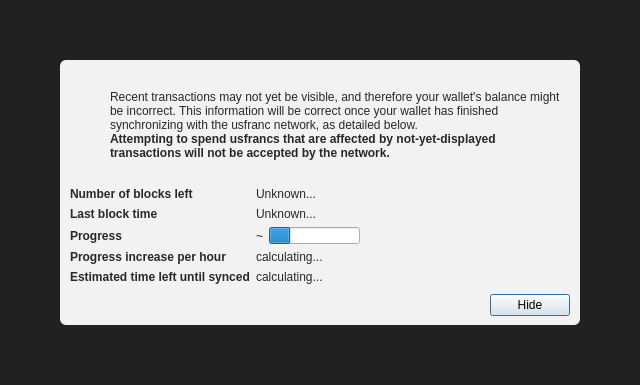
<?xml version="1.0" encoding="UTF-8"?>
<ui version="4.0">
 <class>ModalOverlay</class>
 <widget class="QWidget" name="ModalOverlay">
  <property name="geometry">
   <rect>
    <x>0</x>
    <y>0</y>
    <width>640</width>
    <height>385</height>
   </rect>
  </property>
  <property name="windowTitle">
   <string>Form</string>
  </property>
  <layout class="QVBoxLayout" name="verticalLayout" stretch="0">
   <property name="sizeConstraint">
    <enum>QLayout::SetDefaultConstraint</enum>
   </property>
   <property name="leftMargin">
    <number>0</number>
   </property>
   <property name="topMargin">
    <number>0</number>
   </property>
   <property name="rightMargin">
    <number>0</number>
   </property>
   <property name="bottomMargin">
    <number>0</number>
   </property>
   <item>
    <widget class="QWidget" name="bgWidget" native="true">
     <property name="styleSheet">
      <string notr="true">#bgWidget { background: rgba(0,0,0,220); }</string>
     </property>
     <layout class="QVBoxLayout" name="verticalLayoutMain" stretch="1">
      <property name="leftMargin">
       <number>60</number>
      </property>
      <property name="topMargin">
       <number>60</number>
      </property>
      <property name="rightMargin">
       <number>60</number>
      </property>
      <property name="bottomMargin">
       <number>60</number>
      </property>
      <item>
       <widget class="QWidget" name="contentWidget" native="true">
        <property name="styleSheet">
         <string notr="true">#contentWidget { background: rgba(255,255,255,240); border-radius: 6px; }

QLabel { color: rgb(40,40,40);  }</string>
        </property>
        <layout class="QVBoxLayout" name="verticalLayoutSub" stretch="1,0,0,0">
         <property name="spacing">
          <number>0</number>
         </property>
         <property name="leftMargin">
          <number>10</number>
         </property>
         <property name="topMargin">
          <number>10</number>
         </property>
         <property name="rightMargin">
          <number>10</number>
         </property>
         <property name="bottomMargin">
          <number>10</number>
         </property>
         <item>
          <layout class="QHBoxLayout" name="horizontalLayoutIconText" stretch="0,1">
           <property name="topMargin">
            <number>20</number>
           </property>
           <item>
            <layout class="QVBoxLayout" name="verticalLayoutIcon">
             <property name="leftMargin">
              <number>0</number>
             </property>
             <item>
              <widget class="QPushButton" name="warningIcon">
               <property name="enabled">
                <bool>false</bool>
               </property>
               <property name="text">
                <string/>
               </property>
               <property name="icon">
                <iconset>
                 <normaloff>:/icons/warning</normaloff>
                 <disabledoff>:/icons/warning</disabledoff>:/icons/warning</iconset>
               </property>
               <property name="iconSize">
                <size>
                 <width>48</width>
                 <height>48</height>
                </size>
               </property>
               <property name="flat">
                <bool>true</bool>
               </property>
              </widget>
             </item>
             <item>
              <spacer name="verticalSpacerWarningIcon">
               <property name="orientation">
                <enum>Qt::Vertical</enum>
               </property>
               <property name="sizeHint" stdset="0">
                <size>
                 <width>20</width>
                 <height>40</height>
                </size>
               </property>
              </spacer>
             </item>
            </layout>
           </item>
           <item>
            <layout class="QVBoxLayout" name="verticalLayoutInfoText">
             <property name="leftMargin">
              <number>0</number>
             </property>
             <property name="topMargin">
              <number>0</number>
             </property>
             <item>
              <widget class="QLabel" name="infoText">
               <property name="text">
                <string>Recent transactions may not yet be visible, and therefore your wallet's balance might be incorrect. This information will be correct once your wallet has finished synchronizing with the usfranc network, as detailed below.</string>
               </property>
               <property name="textFormat">
                <enum>Qt::RichText</enum>
               </property>
               <property name="wordWrap">
                <bool>true</bool>
               </property>
              </widget>
             </item>
             <item>
              <widget class="QLabel" name="infoTextStrong">
               <property name="font">
                <font>
                 <weight>75</weight>
                 <bold>true</bold>
                </font>
               </property>
               <property name="text">
                <string>Attempting to spend usfrancs that are affected by not-yet-displayed transactions will not be accepted by the network.</string>
               </property>
               <property name="textFormat">
                <enum>Qt::RichText</enum>
               </property>
               <property name="wordWrap">
                <bool>true</bool>
               </property>
              </widget>
             </item>
             <item>
              <spacer name="verticalSpacerInTextSpace">
               <property name="orientation">
                <enum>Qt::Vertical</enum>
               </property>
               <property name="sizeHint" stdset="0">
                <size>
                 <width>20</width>
                 <height>40</height>
                </size>
               </property>
              </spacer>
             </item>
            </layout>
           </item>
          </layout>
         </item>
         <item>
          <spacer name="verticalSpacerAfterText">
           <property name="orientation">
            <enum>Qt::Vertical</enum>
           </property>
           <property name="sizeHint" stdset="0">
            <size>
             <width>20</width>
             <height>40</height>
            </size>
           </property>
          </spacer>
         </item>
         <item>
          <layout class="QFormLayout" name="formLayout">
           <property name="fieldGrowthPolicy">
            <enum>QFormLayout::FieldsStayAtSizeHint</enum>
           </property>
           <property name="horizontalSpacing">
            <number>6</number>
           </property>
           <property name="verticalSpacing">
            <number>6</number>
           </property>
           <property name="topMargin">
            <number>10</number>
           </property>
           <item row="0" column="0">
            <widget class="QLabel" name="labelNumberOfBlocksLeft">
             <property name="font">
              <font>
               <weight>75</weight>
               <bold>true</bold>
              </font>
             </property>
             <property name="text">
              <string>Number of blocks left</string>
             </property>
            </widget>
           </item>
           <item row="0" column="1">
            <widget class="QLabel" name="numberOfBlocksLeft">
             <property name="text">
              <string>Unknown...</string>
             </property>
            </widget>
           </item>
           <item row="1" column="0">
            <widget class="QLabel" name="labelLastBlockTime">
             <property name="font">
              <font>
               <weight>75</weight>
               <bold>true</bold>
              </font>
             </property>
             <property name="text">
              <string>Last block time</string>
             </property>
            </widget>
           </item>
           <item row="1" column="1">
            <widget class="QLabel" name="newestBlockDate">
             <property name="sizePolicy">
              <sizepolicy hsizetype="Maximum" vsizetype="Preferred">
               <horstretch>0</horstretch>
               <verstretch>0</verstretch>
              </sizepolicy>
             </property>
             <property name="text">
              <string>Unknown...</string>
             </property>
            </widget>
           </item>
           <item row="2" column="0">
            <widget class="QLabel" name="labelSyncDone">
             <property name="font">
              <font>
               <weight>75</weight>
               <bold>true</bold>
              </font>
             </property>
             <property name="text">
              <string>Progress</string>
             </property>
            </widget>
           </item>
           <item row="2" column="1">
            <layout class="QHBoxLayout" name="horizontalLayoutSync" stretch="0,1">
             <item>
              <widget class="QLabel" name="percentageProgress">
               <property name="text">
                <string notr="true">~</string>
               </property>
              </widget>
             </item>
             <item>
              <widget class="QProgressBar" name="progressBar">
               <property name="value">
                <number>24</number>
               </property>
               <property name="format">
                <string/>
               </property>
              </widget>
             </item>
            </layout>
           </item>
           <item row="4" column="0">
            <widget class="QLabel" name="labelProgressIncrease">
             <property name="font">
              <font>
               <weight>75</weight>
               <bold>true</bold>
              </font>
             </property>
             <property name="text">
              <string>Progress increase per hour</string>
             </property>
            </widget>
           </item>
           <item row="4" column="1">
            <widget class="QLabel" name="progressIncreasePerH">
             <property name="text">
              <string>calculating...</string>
             </property>
            </widget>
           </item>
           <item row="5" column="0">
            <widget class="QLabel" name="labelEstimatedTimeLeft">
             <property name="font">
              <font>
               <weight>75</weight>
               <bold>true</bold>
              </font>
             </property>
             <property name="text">
              <string>Estimated time left until synced</string>
             </property>
            </widget>
           </item>
           <item row="5" column="1">
            <widget class="QLabel" name="expectedTimeLeft">
             <property name="text">
              <string>calculating...</string>
             </property>
            </widget>
           </item>
          </layout>
         </item>
         <item>
          <layout class="QHBoxLayout" name="horizontalLayoutButtons">
           <property name="leftMargin">
            <number>10</number>
           </property>
           <property name="topMargin">
            <number>10</number>
           </property>
           <item>
            <spacer name="horizontalSpacer">
             <property name="orientation">
              <enum>Qt::Horizontal</enum>
             </property>
             <property name="sizeHint" stdset="0">
              <size>
               <width>40</width>
               <height>20</height>
              </size>
             </property>
            </spacer>
           </item>
           <item>
            <widget class="QPushButton" name="closeButton">
             <property name="text">
              <string>Hide</string>
             </property>
             <property name="shortcut">
              <string>Esc</string>
             </property>
             <property name="focusPolicy">
              <enum>Qt::StrongFocus</enum>
             </property>
             <property name="default">
              <bool>true</bool>
             </property>
            </widget>
           </item>
          </layout>
         </item>
        </layout>
       </widget>
      </item>
     </layout>
    </widget>
   </item>
  </layout>
 </widget>
 <resources/>
 <connections/>
</ui>
